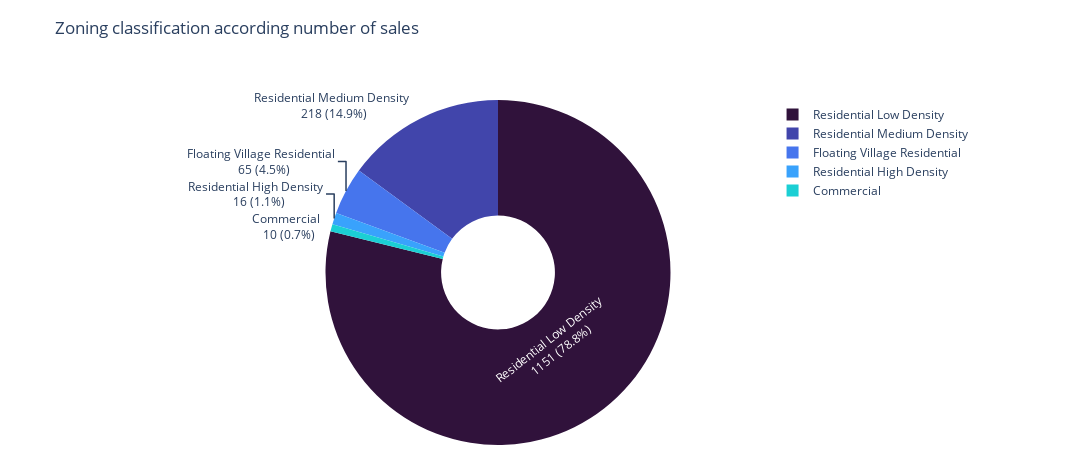

The notebook cell saved with this chart:
### Markdown cell above
### Zoning classification of the sale

### Code cell
df = df_train.copy()

replace_values = {
    "A": "Agriculture",
    "C (all)": "Commercial",
    "FV": "Floating Village Residential",
    "I": "Industrial",
    "RH": "Residential High Density",
    "RL": "Residential Low Density",
    "RP": "Residential Low Density Park ",
    "RM": "Residential Medium Density",
}

inverted_replace_values = {v: k for k, v in replace_values.items()}


df["MSZoning"].replace(replace_values, inplace=True)

zn_classification = df["MSZoning"].value_counts()

inverted_replace_values[zn_classification.index[0]] = zn_classification.index[0]

fig = go.Figure(
    data=[
        go.Pie(
            labels=zn_classification.index,
            values=zn_classification.values,
            marker=dict(colors=px.colors.sequential.Turbo),
        )
    ]
)


fig.update_traces(
    hole=0.33,
    textinfo="none",
    texttemplate="%{label} <br> %{value} (%{percent:.1%})",
)
fig.update_layout(
    title={
        "text": "Zoning classification according number of sales",
        "y": 0.95,
    },
    margin=dict(l=2, r=330, b=0),
    height=450,
    width=1100,
)


fig.show()

### Figure 1 — Plotly figure (JSON) as saved in the notebook; plotly's stock layout.template omitted (floating-point values rounded to 4 significant figures)
{"data": [{"hole": 0.33, "labels": ["Residential Low Density", "Residential Medium Density", "Floating Village Residential", "Residential High Density", "Commercial"], "marker": {"colors": ["#30123b", "#4145ab", "#4675ed", "#39a2fc", "#1bcfd4", "#24eca6", "#61fc6c", "#a4fc3b", "#d1e834", "#f3c63a", "#fe9b2d", "#f36315", "#d93806", "#b11901", "#7a0402"]}, "textinfo": "none", "texttemplate": "%{label} <br> %{value} (%{percent:.1%})", "type": "pie", "values": [1151, 218, 65, 16, 10]}], "layout": {"height": 450, "margin": {"b": 0, "l": 2, "r": 330}, "title": {"text": "Zoning classification according number of sales", "y": 0.95}, "width": 1100}}
